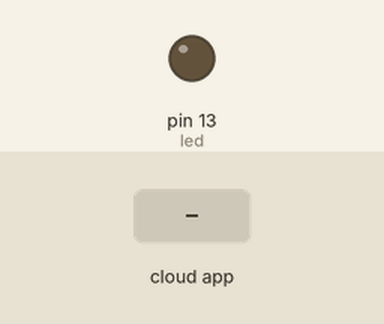
Recording of a sketch running on a simulated Arduino Uno, built with avr-gcc and run on an emulated ATmega328P. Parts: output pins drawn as LEDs (lit = HIGH). The test bench sets the inputs (shaded band). The ROS host is connected and sends only what is stated.

Above: at 1.2 s.
1.3 s: the phone or cloud app sets u to -100
At 1.6 s:
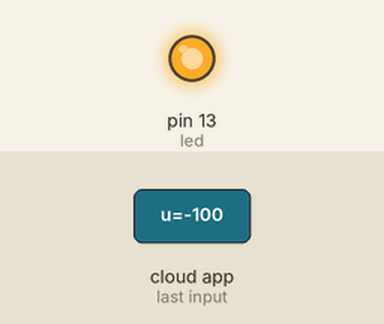
2.8 s: the phone or cloud app sets u to 0
At 4.0 s:
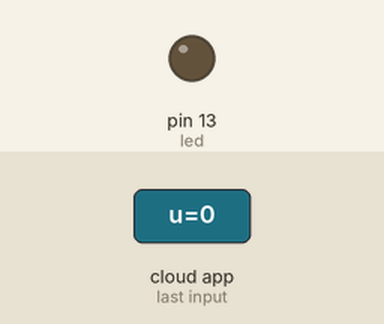
4.3 s: the phone or cloud app sets u to 100
At 5.0 s:
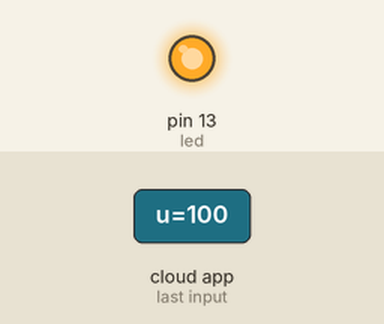
Timing chart, 0 to 7.3 s (numbered marks = the images above; inputs shaded):
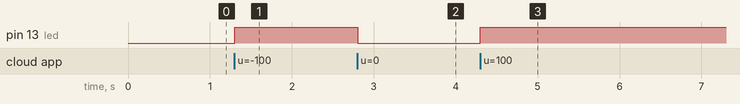

Measured:
- after the input at 1.3 s, pin 13 (led): LOW → HIGH at once
- after the input at 2.8 s, pin 13 (led): HIGH → LOW at once
- after the input at 4.3 s, pin 13 (led): LOW → HIGH at once

The sketch:

float64_test.ino
```cpp
/*
 * rosserial::std_msgs::Float64 Test
 * Receives a Float64 input, subtracts 1.0, and publishes it
 */

#include <ros.h>
#include <std_msgs/Float64.h>


ros::NodeHandle nh;

float x;

void messageCb( const std_msgs::Float64& msg){
  x = msg.data;
  digitalWrite(13, HIGH-digitalRead(13));   // blink the led
}

std_msgs::Float64 test;
ros::Subscriber<std_msgs::Float64> s("/controller/value/u", &messageCb);
ros::Publisher p("/ArduinoRed_U_value", &test);

void setup()
{
  pinMode(13, OUTPUT);
  nh.initNode();
  nh.advertise(p);
  nh.subscribe(s);
}

void loop()
{
  test.data = x;
  p.publish( &test );
  nh.spinOnce();
  delay(10);
}
```
